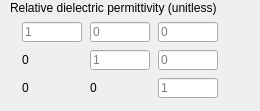
    <widget class="QWidget" name="page_2">
     <widget class="QLabel" name="label_6">
      <property name="geometry">
       <rect>
        <x>10</x>
        <y>0</y>
        <width>241</width>
        <height>16</height>
       </rect>
      </property>
      <property name="text">
       <string>Relative dielectric permittivity (unitless)</string>
      </property>
     </widget>
     <widget class="QWidget" name="layoutWidget_3">
      <property name="geometry">
       <rect>
        <x>20</x>
        <y>20</y>
        <width>202</width>
        <height>82</height>
       </rect>
      </property>
      <layout class="QGridLayout" name="gridLayout_3">
       <item row="0" column="0">
        <widget class="QLineEdit" name="eps11">
         <property name="minimumSize">
          <size>
           <width>60</width>
           <height>20</height>
          </size>
         </property>
         <property name="maximumSize">
          <size>
           <width>60</width>
           <height>20</height>
          </size>
         </property>
         <property name="placeholderText">
          <string>1</string>
         </property>
        </widget>
       </item>
       <item row="0" column="1">
        <widget class="QLineEdit" name="eps12">
         <property name="minimumSize">
          <size>
           <width>60</width>
           <height>20</height>
          </size>
         </property>
         <property name="maximumSize">
          <size>
           <width>60</width>
           <height>20</height>
          </size>
         </property>
         <property name="placeholderText">
          <string>0</string>
         </property>
        </widget>
       </item>
       <item row="0" column="2">
        <widget class="QLineEdit" name="eps13">
         <property name="minimumSize">
          <size>
           <width>60</width>
           <height>20</height>
          </size>
         </property>
         <property name="maximumSize">
          <size>
           <width>60</width>
           <height>20</height>
          </size>
         </property>
         <property name="placeholderText">
          <string>0</string>
         </property>
        </widget>
       </item>
       <item row="1" column="1">
        <widget class="QLineEdit" name="eps22">
         <property name="minimumSize">
          <size>
           <width>60</width>
           <height>20</height>
          </size>
         </property>
         <property name="maximumSize">
          <size>
           <width>60</width>
           <height>20</height>
          </size>
         </property>
         <property name="placeholderText">
          <string>1</string>
         </property>
        </widget>
       </item>
       <item row="1" column="2">
        <widget class="QLineEdit" name="eps23">
         <property name="minimumSize">
          <size>
           <width>60</width>
           <height>20</height>
          </size>
         </property>
         <property name="maximumSize">
          <size>
           <width>60</width>
           <height>20</height>
          </size>
         </property>
         <property name="placeholderText">
          <string>0</string>
         </property>
        </widget>
       </item>
       <item row="2" column="2">
        <widget class="QLineEdit" name="eps33">
         <property name="minimumSize">
          <size>
           <width>60</width>
           <height>20</height>
          </size>
         </property>
         <property name="maximumSize">
          <size>
           <width>60</width>
           <height>20</height>
          </size>
         </property>
         <property name="placeholderText">
          <string>1</string>
         </property>
        </widget>
       </item>
       <item row="1" column="0">
        <widget class="QLabel" name="eps21">
         <property name="text">
          <string>0</string>
         </property>
        </widget>
       </item>
       <item row="2" column="0">
        <widget class="QLabel" name="eps31">
         <property name="text">
          <string>0</string>
         </property>
        </widget>
       </item>
       <item row="2" column="1">
        <widget class="QLabel" name="eps32">
         <property name="text">
          <string>0</string>
         </property>
        </widget>
       </item>
      </layout>
     </widget>
    </widget>
